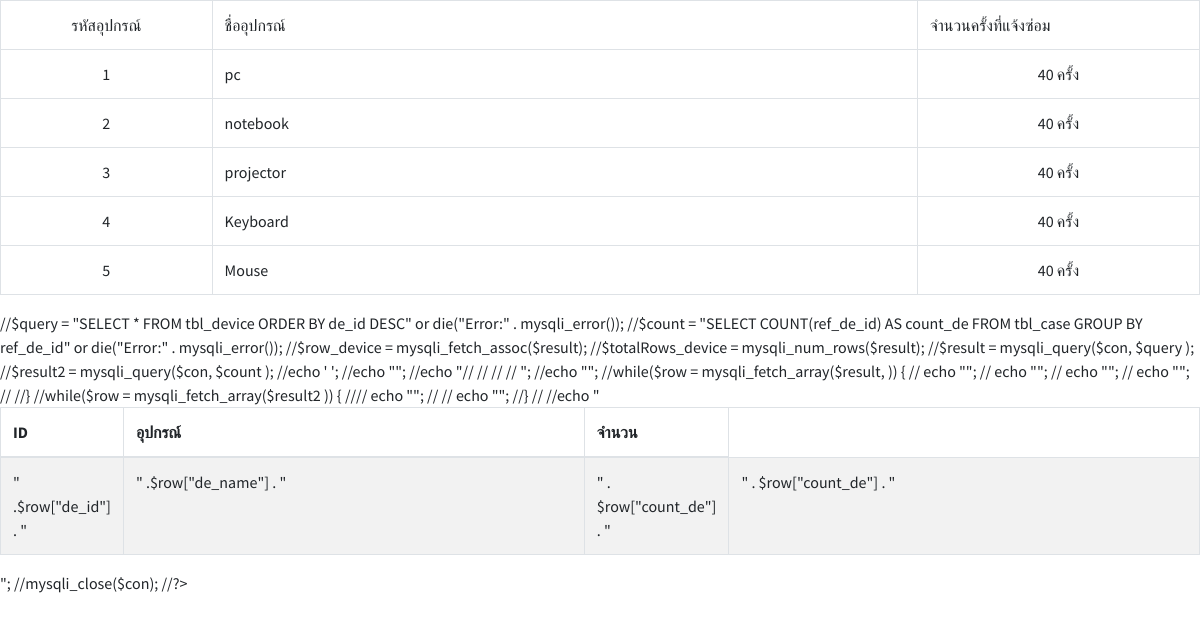
Page /admin/dashboard_list.php (signed in) on the committed database.
### tables this page shows
CREATE TABLE `tbl_device` (
  `de_id` int(11) NOT NULL,
  `de_name` varchar(100) NOT NULL
);

### admin/dashboard_list.php (the view, shortened to what this page needs)
<?php
include('h.php');
$query_device = "SELECT * FROM tbl_device ORDER BY de_id ASC";
$device = mysqli_query( $con,$query_device) or trigger_error(mysqli_error($con));
$row_device = mysqli_fetch_assoc($device);
$totalRows_device = mysqli_num_rows($device);
?>
<table border="1" class="table table-bordered">
    <tr class="info">
        <td width="15%" align="center">รหัสอุปกรณ์</td>
        <td width="50%">ชื่ออุปกรณ์</td>
        <td width="20%">จำนวนครั้งที่แจ้งซ่อม</td>
    </tr>
    <?php if($totalRows_device >0){ do { ?>
        <tr>
            <td align="center"><?php echo $row_device['de_id']; ?></td>
            <td><?php echo $row_device['de_name']; ?></td>
            <td align="center">
                <?php
                $count = "SELECT COUNT(ref_de_id) AS ccder FROM  tbl_case, tbl_device GROUP BY ref_de_id HAVING count(ref_de_id)>1" or die("Error:" . mysqli_error());
                $resultx = mysqli_query( $con,$count) or trigger_error(mysqli_error($con));
                $row = mysqli_fetch_array($resultx);
                echo $row['ccder'];
                ?>
                ครั้ง
            </td>
        </tr>
    <?php } while ($row_device = mysqli_fetch_assoc($device)); } ?>
</table>
//$query = "SELECT * FROM tbl_device ORDER BY de_id DESC" or die("Error:" . mysqli_error());
//$count = "SELECT COUNT(ref_de_id) AS count_de FROM  tbl_case GROUP BY  ref_de_id" or die("Error:" . mysqli_error());
//$row_device = mysqli_fetch_assoc($result);
//$totalRows_device = mysqli_num_rows($result);
//$result = mysqli_query($con, $query );
//$result2 = mysqli_query($con, $count );
//echo ' <table id="example1" class="table table-bordered table-striped">';
//echo "<thead>";
//echo "<tr class='warning'>
//      <th width='5%'>ID</th>
//      <th>อุปกรณ์</th>
//      <th width='10%'>จำนวน</th>
//    </tr>";
//echo "</thead>";
//    echo "<tr>";
//    echo "<td>" .$row["de_id"] .  "</td> ";
//    echo "<td>" .$row["de_name"] .  "</td> ";
//    echo "<td>" . $row["count_de"] . "</td> ";
////    echo "<td>" . $row["count_de"] . "</td> ";
//    echo "</tr>";
//echo "</table>";
//mysqli_close($con);
//?>

### rows in the picture
tbl_device: de_id "1", de_name "pc", ccder "40"
tbl_device: de_id "2", de_name "notebook", ccder "40"
tbl_device: de_id "3", de_name "projector", ccder "40"
tbl_device: de_id "4", de_name "Keyboard", ccder "40"
tbl_device: de_id "5", de_name "Mouse", ccder "40"
